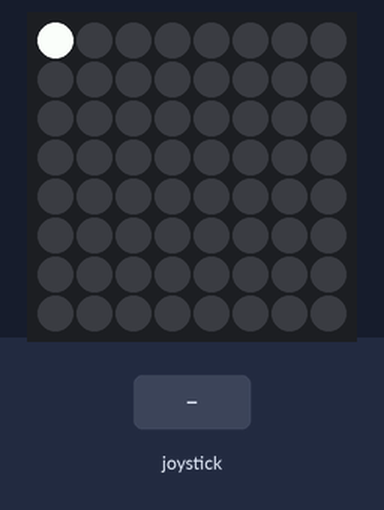
This program was run on a simulated Raspberry Pi (BCM pin numbers) with a Sense HAT. Shown: the Sense HAT's 8×8 RGB LED matrix. The test bench sets the inputs (shaded band). Random numbers come from a fixed seed; what the program prints to the terminal is not drawn.

Above: at 1.2 s.
1.3 s: joystick pushed down
At 2.5 s:
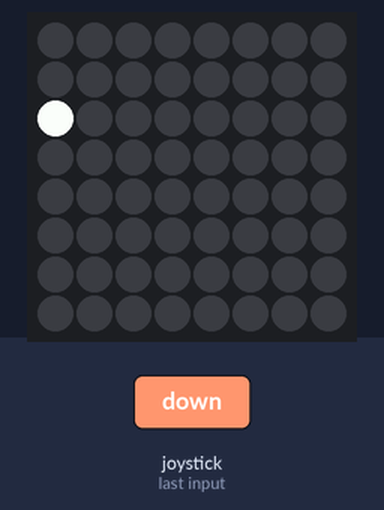
2.8 s: joystick pushed right
At 3.7 s:
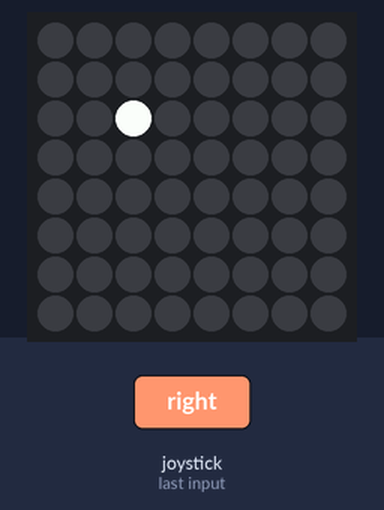
4.3 s: joystick pushed up
At 4.8 s:
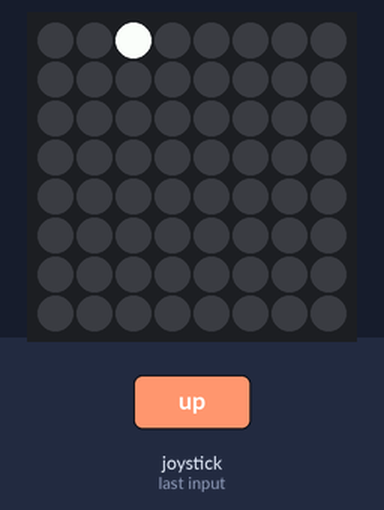
5.8 s: joystick clicked
At 7.0 s:
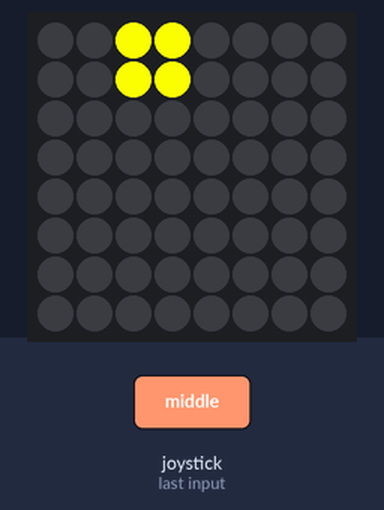
7.3 s: joystick pushed right
At 9.7 s:
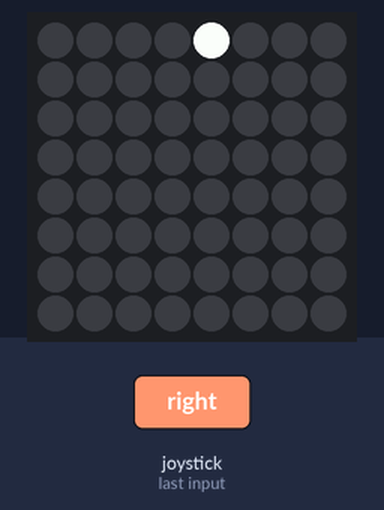
10.3 s: joystick pushed down
At 11.7 s:
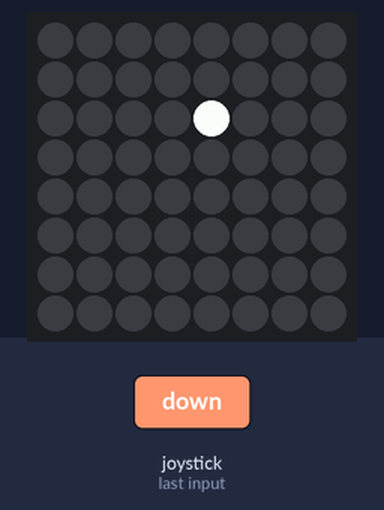
Timing chart, 0 to 12.8 s (numbered marks = the images above; inputs shaded):
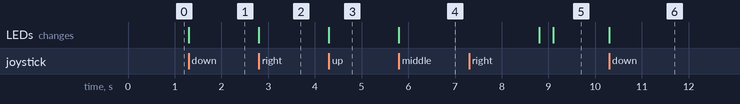

The program:

boje.py
```python
from sense_emu import SenseHat
import time
import random

sense=SenseHat()

R=(255,0,0)
G=(0,255,0)
B=(0,0,255)
C=(0,255,255)
M=(255,0,255)
Y=(255,255,0)
Dg=(40,40,40)
Gr=(190,190,190)
O=(255,128,0)
P=(240,90,120)
X=(40,100,60)
W=(255,255,255)
K=(0,0,0)
Br=(165,42,42)

sense.clear(Dg)

stanje=[R,R,G,G,B,B,C,C,M,M,Y,Y,P,P,X,X]
random.shuffle(stanje)
print(stanje)

prikaz=[]
skriveno=[]
for _ in range(64):
    prikaz.append(Dg)
    skriveno.append(Dg)

sense.set_pixels(skriveno)
#time.sleep(3)
for indeks, boja in enumerate(stanje):
    skriveno[(indeks//4)*16+2*(indeks%4)+0]=boja
    skriveno[(indeks//4)*16+2*(indeks%4)+1]=boja
    skriveno[(indeks//4)*16+2*(indeks%4)+8]=boja
    skriveno[(indeks//4)*16+2*(indeks%4)+9]=boja

#sense.set_pixels(skriveno)
sense.set_pixels(prikaz)


pozicija=[0,0]
sense.set_pixel(pozicija[0],pozicija[1],W)

while True:
    for event in sense.stick.get_events():
        if event.action=='pressed':

            if event.direction=='up' and pozicija[1]>0:
                pozicija[1]-=2
                #sense.show_letter('U')
            elif event.direction=='down' and pozicija[1]<6:
                pozicija[1]+=2
                #sense.show_letter('D')
            elif event.direction=='left' and pozicija[0]>0:
                pozicija[0]-=2
                #sense.show_letter('L')
            elif event.direction=='right' and pozicija[0]<6:
                pozicija[0]+=2
                #sense.show_letter('R')
            elif event.direction=='middle':
                sense.set_pixel(pozicija[0], pozicija[1], stanje[indeks_boje])
                sense.set_pixel(pozicija[0]+1, pozicija[1], stanje[indeks_boje])
                sense.set_pixel(pozicija[0], pozicija[1]+1, stanje[indeks_boje])
                sense.set_pixel(pozicija[0]+1, pozicija[1]+1, stanje[indeks_boje])
                time.sleep(3)
                #sense.show_letter('M')
            sense.set_pixels(prikaz)
            sense.set_pixel(pozicija[0],pozicija[1],W)
            #print(pozicija[0],pozicija[1],pozicija[0]//2,pozicija[1]//2,pozicija[0]//2+pozicija[1]*2)
            indeks_boje=pozicija[0]//2+pozicija[1]*2
            print(stanje[indeks_boje])


            '''
            prikaz[(indeks//4)*16+2*(indeks%4)+0]=stanje[indeks_boje]
            prikaz[(indeks//4)*16+2*(indeks%4)+1]=stanje[indeks_boje]
            prikaz[(indeks//4)*16+2*(indeks%4)+8]=stanje[indeks_boje]
            prikaz[(indeks//4)*16+2*(indeks%4)+9]=stanje[indeks_boje]
            time.sleep(4)
            prikaz[(indeks//4)*16+2*(indeks%4)+0]=Dg
            prikaz[(indeks//4)*16+2*(indeks%4)+1]=Dg
            prikaz[(indeks//4)*16+2*(indeks%4)+8]=Dg
            prikaz[(indeks//4)*16+2*(indeks%4)+9]=Dg
            '''
            time.sleep(0.3)

'''
https://pastebin.com/wcDMmhmB
'''
```

Measured:
- after the input at 1.3 s, the LEDs: change at once (image 1)
- after the input at 2.8 s, the LEDs: change at once (image 2)
- after the input at 4.3 s, the LEDs: change at once (image 3)
- after the input at 5.8 s, the LEDs: change at once (image 4)
- after the input at 10.3 s, the LEDs: change at once (image 6)
